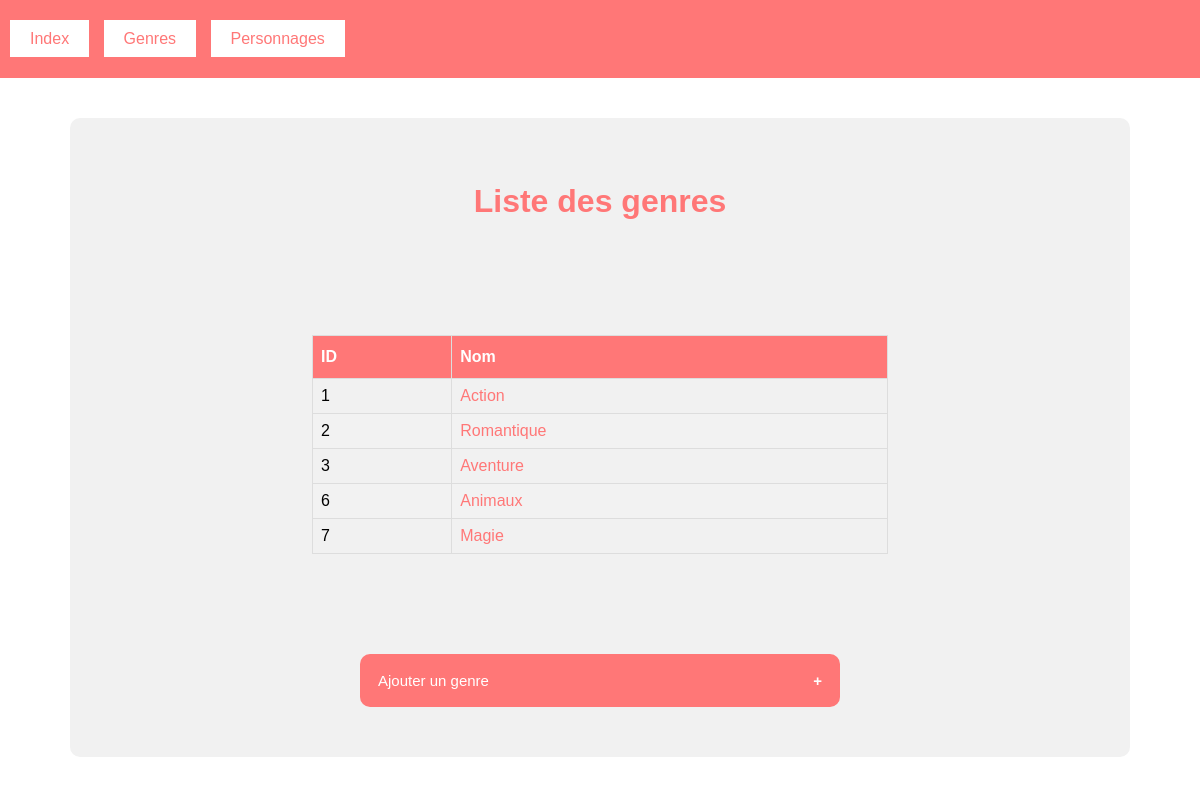
Page /movies/genders.php on the committed database.
### tables this page shows
CREATE TABLE `genres` (
  `id` int(11) NOT NULL,
  `created` datetime NOT NULL DEFAULT current_timestamp(),
  `modified` datetime NOT NULL DEFAULT current_timestamp() ON UPDATE current_timestamp(),
  `name` varchar(50) NOT NULL
);

### movies/config/gender.php (called while the page is built, shortened)
<?php
class Gender extends Database {
    protected $id;
    protected $name;
    public function setId($n)
    {
        if ((int) $n > 0)
            $this->id = (int) $n;
    }
    public function setName($n)
    {
        $n = trim($n);
        if (!empty($n))
            $this->name = (string) $n;
    }
    public function getId(){
        return $this->id;
    }
    public function getName(){
        return $this->name;
    }
    public static function all() {
        $db = new Database();
        $req = $db->prepare('SELECT * FROM genres');
        $req->execute();
        $r = $req->fetchAll(PDO::FETCH_ASSOC);
        $tabResult = [];
        foreach ($r as $value) {
            $tabResult[] = new Gender($value);
        }
        return $tabResult;
    }
}

### movies/genders.php (the view, shortened to what this page needs)
<!DOCTYPE html>
<html lang="fr">
<head>
    <?php include("partials/head.php") ?>
</head>
<body>
<?php require('partials/header.php')?>
<main>
    <h1>Liste des genres</h1>
    <?php $all = Gender::all(); ?>
    <table class="table">
        <thead>
            <tr>
                <th>ID</th>
                <th>Nom</th>
            </tr>
        </thead>
        <tbody>
        <?php foreach ($all as $v) : ?>
            <tr>
                <td><?= $v->getId() ?></td>
                <td><a href="uniqueGender.php?id=<?= $v->getId() ?>"><?= $v->getName() ?></a></td>
            </tr>
        <?php endforeach; ?>
        </tbody>
    </table>
    <button class="menu">Ajouter un genre</button>
</main>
</body>
</html>

### movies/css/style.css (style rules this page uses)
* { margin: 0; padding: 0; }
a { text-decoration: none; color: #ff7777; }
h1 { text-align: center; color: #ff7777; padding: 15px; }
body { font-family: sans-serif; }
main { background-color: rgb(241, 241, 241); border-radius: 10px; width: 80%; margin: auto; margin-top: 40px; padding: 50px; }
.menu { background-color: #ff7777; color: white; cursor: pointer; padding: 18px; width: 50%; max-width: 800px; border: none; text-align: left; outline: none; font-size: 15px; display: block; margin: auto; margin-top: 20px; border-radius: 10px; }
.menu:after { content: '+'; color: white; font-weight: bold; float: right; margin-left: 5px; }
.table { font-family: Arial, Helvetica, sans-serif; border-collapse: collapse; width: 60%; margin: 100px auto; }
.table td, .table th { border: 1px solid #ddd; padding: 8px; }
.table tr:nth-child(even) { background-color: #f2f2f2; }
.table th { padding-top: 12px; padding-bottom: 12px; text-align: left; background-color: #ff7777; color: white; }
button { padding: 10px; border: none; background-color: #ff7777; color: white; border-radius: 10%; margin: auto; display: block; }

### rows in the picture
genres: id "1", name "Action"
genres: id "2", name "Romantique"
genres: id "3", name "Aventure"
genres: id "6", name "Animaux"
genres: id "7", name "Magie"
